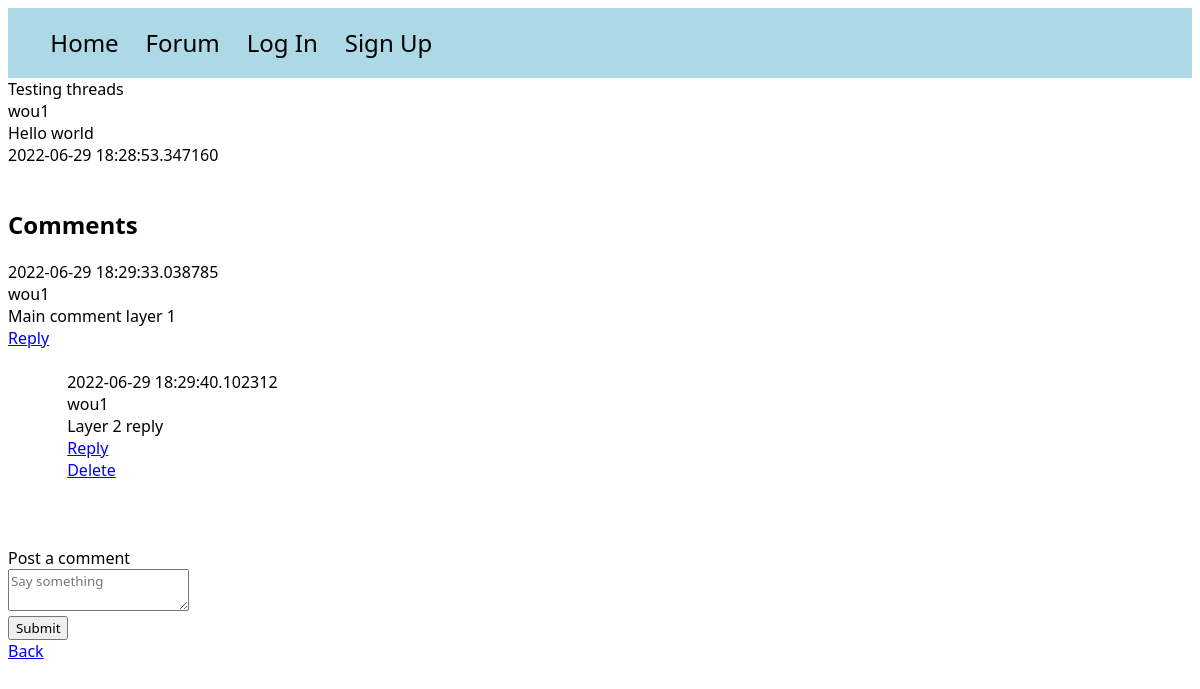
/posts/1, run on the app's committed database.
### models.py (models this page shows)
class Post(db.Model):
    id = db.Column(db.Integer, primary_key=True)
    title = db.Column(db.String(100))
    content = db.Column(db.Text)
    poster_id = db.Column(db.Integer, db.ForeignKey(User.id))
    date_posted = db.Column(db.DateTime, default=datetime.utcnow)
    slug = db.Column(db.String(256))
    comments = db.relationship('Comment', backref='commented_post')

class User(UserMixin, db.Model):
    id = db.Column(db.Integer, primary_key=True)
    email = db.Column(db.String(100), unique=True)
    password = db.Column(db.String(100))
    name = db.Column(db.String(1000))
    last_seen = db.Column(db.String(100))
    posts = db.relationship('Post', backref='poster')

class Comment(db.Model):
    id = db.Column(db.Integer, primary_key=True)
    author_id = db.Column(db.Integer, db.ForeignKey(User.id))
    author_name = db.relationship('User', backref='comment_poster')
    content = db.Column(db.Text)
    timestamp = db.Column(db.DateTime, default=datetime.utcnow)
    post_id = db.Column(db.Integer, db.ForeignKey(Post.id))
    replies = db.relationship('Reply', backref='replied_comment')

class Reply(db.Model):
    id = db.Column(db.Integer, primary_key=True)
    reply_author_id = db.Column(db.Integer, db.ForeignKey(User.id))
    reply_author_name = db.relationship('User', backref='reply_poster')
    content = db.Column(db.Text)
    timestamp = db.Column(db.DateTime, default=datetime.utcnow)
    comment_id = db.Column(db.Integer, db.ForeignKey(Comment.id))
    post_id = db.Column(db.Integer, db.ForeignKey(Post.id))
    replies = db.relationship('ReplyThread', backref='replied_thread')

### app.py (the view)
@app.route('/posts/<int:id>')
def post(id):
    post = Post.query.get_or_404(id)
    comments = Comment.query.order_by(Comment.timestamp)
    replies = Reply.query.order_by(Reply.timestamp)
    reply_threads = ReplyThread.query.order_by(ReplyThread.timestamp)
    specific_comments = [comment for comment in comments if comment.post_id == id]
    return render_template("post.html", post=post, comments=specific_comments, replies=replies, reply_threads=reply_threads, reply_thread_continued=reply_threads)

### templates/post.html (shortened to what this page needs)
<!DOCTYPE html>
<html lang="en">
<head>
</head>
<link rel="stylesheet" href="/static/style.css">
<body>
<div id="navbar">
    <ul>
        <a href="{{ url_for('home') }}"><li>Home</li></a>
        <a href="{{ url_for('posts') }}"><li>Forum</li></a>
         {% if not current_user.is_authenticated %}
        <a href="{{ url_for('auth.login') }}"><li>Log In</li></a> <a href="{{ url_for('auth.signup') }}"><li>Sign Up</li></a>
        {% endif %}
    </ul>
</div>
{{ post.title }}<br>
{{ post.poster.name }}<br>
{{ post.content }}<br>
{{ post.date_posted }}<br><br>
<div id="comment-container">
    <h2>Comments</h2>
    {% for comment in comments %}
        {{ comment.timestamp }} <br>
        {{ comment.author_name.name }} <br>
        {{ comment.content }} <br>
        <a href="{{ url_for('reply_comment', id=comment.id) }}">Reply</a>
        <br> <br>
        <div id="comment-reply-container">
        {% for reply in replies %}
            {% if reply.comment_id == comment.id %}
                {{ reply.timestamp }} <br>
                {{ reply.reply_author_name.name }} <br>
                {{ reply.content }} <br>
                <a href="{{ url_for('reply_thread', id=reply.id) }}">Reply</a> <br>
                <a href="{{ url_for('delete_reply', id=reply.id) }}">Delete</a>
                <br>
            {% endif %}
        {% endfor %} <br>
        </div>
    {% endfor %}
</div>
<br>
<div id="add-comment-container">
    <form class="comment-form" action="{{ url_for('post_comment', id=post.id) }}" method="post">
        <label for="comment-content">Post a comment</label>
        <div class="field">
            <textarea id="comment-content" name="comment_body" placeholder="Say something"></textarea>
        </div>
        <input type="submit">
    </form>
</div>
<a href="{{ url_for('posts') }}">Back</a>
</body>
</html>

### static/style.css (style rules this page uses)
* { font-family: Segoe UI; }
#navbar { background-color: lightblue; padding: 0.2%; }
li { font-size: 1.5em; text-decoration: none; color: black; display: inline-block; padding-right: 2%; }
#comment-reply-container { margin-left: 5%; }

### data on the page
Post: title "Testing threads", content "Hello world", date_posted "2022-06-29 18:28:53.347160"
User: poster.name "wou1"
Comment: timestamp "2022-06-29 18:29:33.038785", author_name.name "wou1", content "Main comment layer 1"
Reply: timestamp "2022-06-29 18:29:40.102312", reply_author_name.name "wou1", content "Layer 2 reply"
